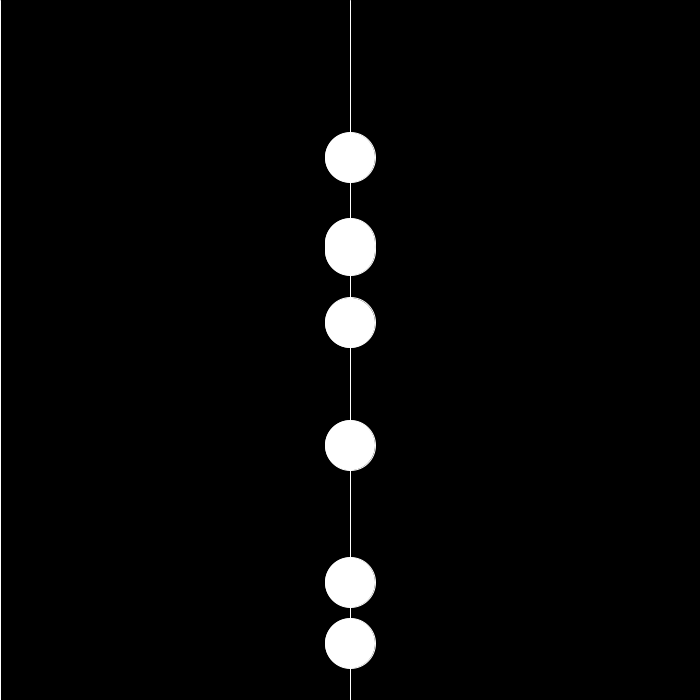
Frame 1 (no input)
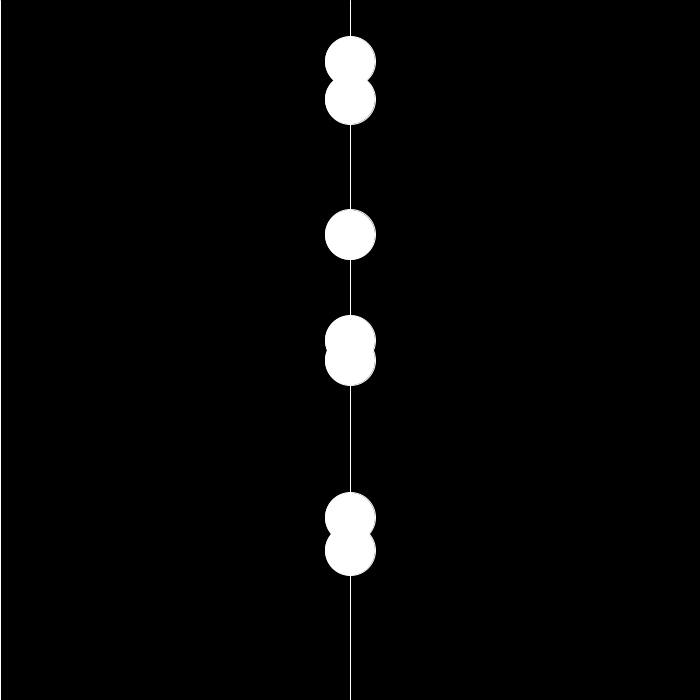
Frame 60 (the mouse pressed at the canvas centre just before this capture)
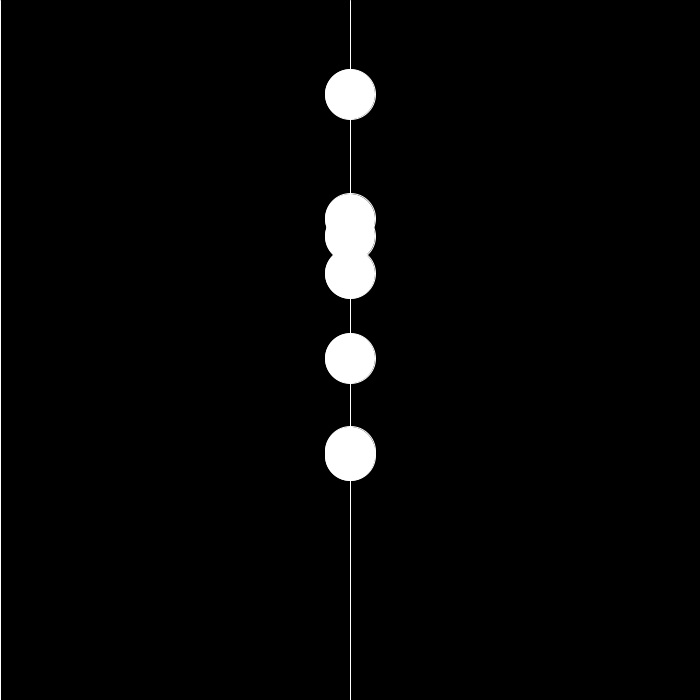
Frame 120 (the mouse held since frame 60 and released just before this capture)

The Processing sketch that drew these frames (run headless with seeded random() and noise(); from frame 60 on, the mouse is pressed at the canvas centre):

// Processing sketch: abacus
// ── abacus.pde
float cellSizeX;
float columns;
float[] posY;
float[] speedY;
int totalBalls;

void setup() {
  size(700, 700);
  columns = 2;
  cellSizeX = width/columns;

  totalBalls = 7;
  posY = new float[totalBalls];
  speedY = new float[totalBalls];

  for (int i=0; i<totalBalls; i++) {
    posY[i] = random(25, height-25);
    speedY[i] = random(-3, 3);
  }
}

void draw() {
  background(0);
  drawGrid();
  checkWalls();
  checkCollisions();
  for (int i=0; i<totalBalls; i++) {
    ellipse(350, posY[i], 50, 50);
    posY[i] += speedY[i];
  }
}

void checkWalls() {
  for (int i=0; i<totalBalls; i++) {
    if (posY[i] <= 25 || posY[i] >= height - 25) {
      speedY[i] *= -1;
    }
  }
}

void checkCollisions() {
  for (int i=0; i<totalBalls; i++) {
    for (int j=0; j<totalBalls; j++) {
      if (i != j) {
        float d = dist(300, posY[i], 0, posY[j]);
        if (d <= 50) {
        speedY[j] *= -1;
        }
      }
    }
  }
}

void drawGrid() {
  stroke(255);
  for (int x=0; x<width; x+=cellSizeX) {
    line(x, 0, x, height);
  }
}
